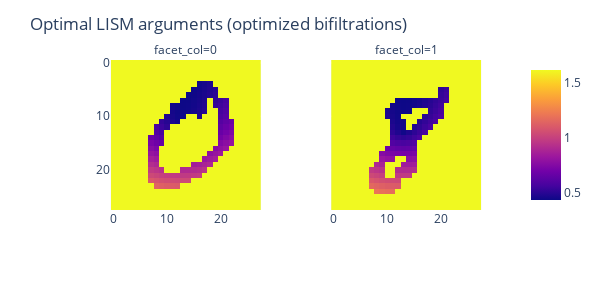

The code cell stored with this chart in its notebook:
### Code cell
plot_optim_filtration(optimization, I, J)

### Figure 1 — Plotly figure (JSON) as saved in the notebook; plotly's stock layout.template omitted (floating-point values rounded to 4 significant figures; data arrays with more than 128 entries replaced by an {"elided": "..."} marker saying what was removed)
{"data": [{"coloraxis": "coloraxis", "hovertemplate": "x: %{x}<br>y: %{y}<br>color: %{z}<extra></extra>", "name": "0", "type": "heatmap", "xaxis": "x", "yaxis": "y", "z": {"elided": "28x28 float values"}}, {"coloraxis": "coloraxis", "hovertemplate": "x: %{x}<br>y: %{y}<br>color: %{z}<extra></extra>", "name": "1", "type": "heatmap", "xaxis": "x2", "yaxis": "y2", "z": {"elided": "28x28 float values"}}], "layout": {"annotations": [{"font": {}, "showarrow": false, "text": "facet_col=0", "x": 0.245, "xanchor": "center", "xref": "paper", "y": 1, "yanchor": "bottom", "yref": "paper"}, {"font": {}, "showarrow": false, "text": "facet_col=1", "x": 0.755, "xanchor": "center", "xref": "paper", "y": 1, "yanchor": "bottom", "yref": "paper"}], "coloraxis": {"colorscale": [[0, "#0d0887"], [0.1111, "#46039f"], [0.2222, "#7201a8"], [0.3333, "#9c179e"], [0.4444, "#bd3786"], [0.5556, "#d8576b"], [0.6667, "#ed7953"], [0.7778, "#fb9f3a"], [0.8889, "#fdca26"], [1, "#f0f921"]]}, "height": 290, "margin": {"t": 60}, "title": {"text": "Optimal LISM arguments (optimized bifiltrations)"}, "width": 600, "xaxis": {"anchor": "y", "constrain": "domain", "domain": [0, 0.49], "scaleanchor": "y"}, "xaxis2": {"anchor": "y2", "domain": [0.51, 1], "matches": "x"}, "yaxis": {"anchor": "x", "autorange": "reversed", "constrain": "domain", "domain": [0, 1]}, "yaxis2": {"anchor": "x2", "domain": [0, 1], "matches": "y", "showticklabels": false}}}
